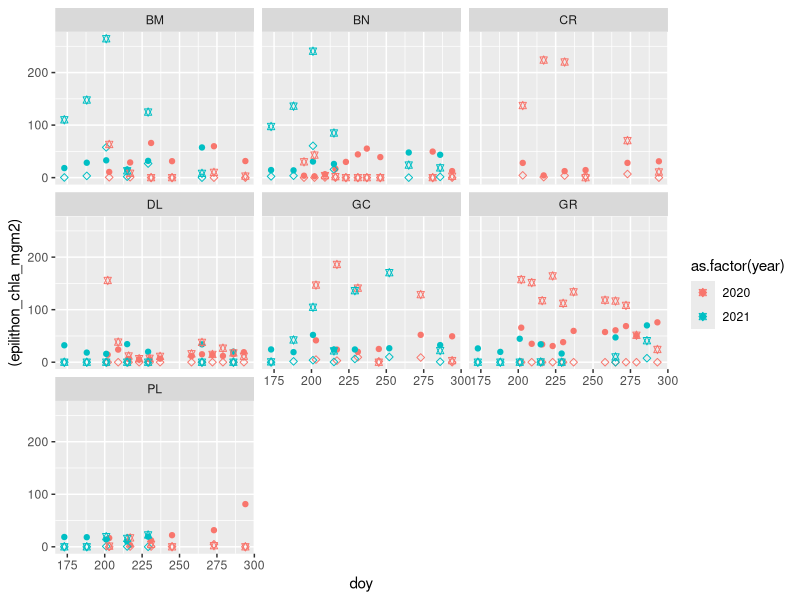
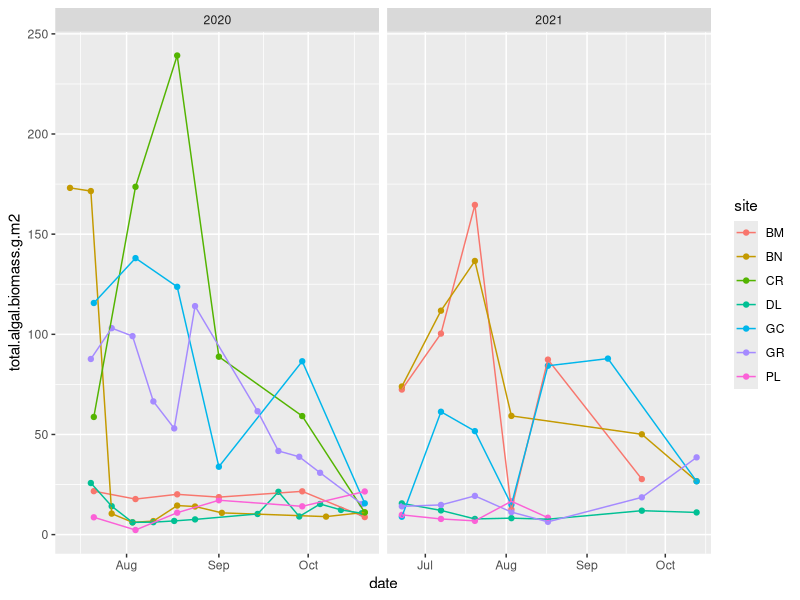
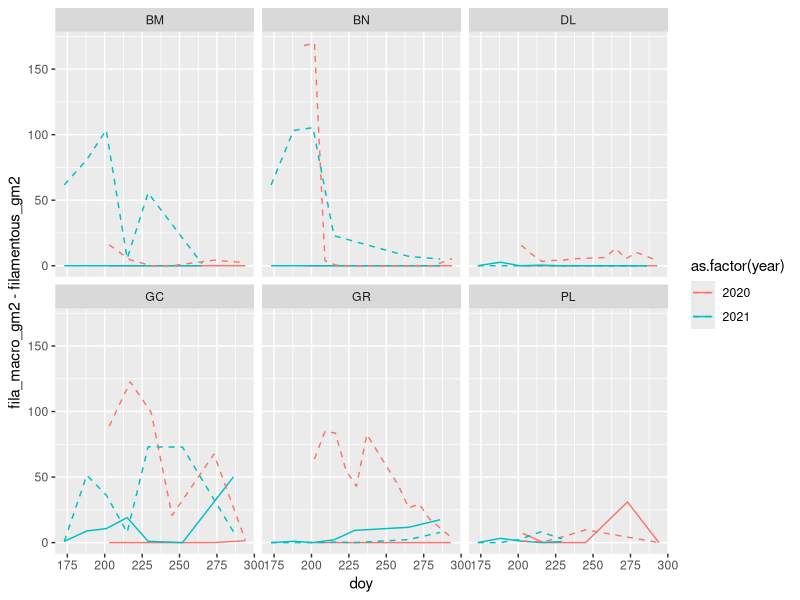

Here is the R script that generated these plots, in order: (Note: this script raises an error after producing the figures.)
# Compare UCFR metabolism data to biomass data for 2020 and 2021
# A Carter 8/2022

library(tidyverse)
library(lubridate)
setwd('C:/Users/alice.carter/git/UCFR-metabolism/')

# Biomass data:
biomass1 <- read_csv('data/biomass_data/INTEGRATED_BIOMASS_FOR_AC_RFL.csv')
biomass <- read_csv('data/biomass_data/INTEGRATED_BIOMASS_FOR_AC_RFL_EPI_ESTIMATES.csv')
mdat <- read_csv('data/biomass_data/BIOMASS_DatasetAttributes.csv')
glimpse(biomass1)


colnames(biomass) <- tolower(colnames(biomass))
unique(biomass$substrate)
bm <- biomass %>%
    mutate(date = as.Date(date, format = '%m/%d/%Y'),
           cobble = case_when(substrate == 'COBBLE' ~ 1,
                              TRUE ~ 0),
           sand = case_when(substrate == 'SAND' ~ 1,
                              TRUE ~ 0),
           gravel = case_when(substrate == 'GRAVEL' ~ 1,
                              TRUE ~ 0),
           pebble = case_when(substrate == 'PEBBLE' ~ 1,
                              TRUE ~ 0)) %>%
    select(date, site, sample, average.depth,
           cobble, sand, gravel, pebble,
           ends_with('om.area.g.m2'),
           ends_with('.chla.mg.m2.ritchie'),
           total.algal.biomass.g.m2) %>%
    select(-starts_with(c('cpom', 'fbom'))) %>%
    mutate(across(where(is.numeric),
                  ~case_when(is.na(.) ~ 0,
                             . <0 ~ 0,
                             TRUE ~ .)))

bm <- bm %>%
    rename(epilithon_gm2 = epil.om.area.g.m2,
           epilithon_chla_mgm2 = epil.chla.mg.m2.ritchie,
           epiphyton_gm2 = epip.om.area.g.m2,
           epiphyton_chla_mgm2 = epip.chla.mg.m2.ritchie,
           filamentous_gm2 = fila.om.area.g.m2,
           filamentous_chla_mgm2 = fila.chla.mg.m2.ritchie) %>%
    mutate(fila_macro_gm2 = filamentous_gm2 + macro.om.area.g.m2,
           site = case_when(site == 'BG' ~'BM',
                            site == 'WS' ~ 'PL',
                            TRUE ~ site))%>%
    select(-starts_with(c('fila.', 'epip.', 'epil.', 'macro.')),
           -total.chla.mg.m2.ritchie) %>%
    mutate(doy = as.numeric(format(date, '%j')))

bm_sum <- bm %>%
    group_by(date, site) %>%
    summarize(n_samp = n(),
              across(-n_samp, .fns = list(mean = function(x) mean(x, na.rm = T),
                                           sd = function(x) sd(x, na.rm = T)))) %>%
    select(-starts_with('sample'),
           -cobble_sd, -sand_sd, -gravel_sd, -pebble_sd) %>%
    rename(pct_cobble = cobble_mean, pct_sand = sand_mean,
           pct_gravel = gravel_mean, pct_pebble = pebble_mean) %>%
    ungroup() %>%
    mutate(year = year(date))

# pairwise_sum = function(x, y){
#     z = mapply(function(xx, yy) sum(xx, yy, na.rm=T), x, y)
#     z[is.na(x) & is.na(y)] = NA_real_
#     return(z)
# }
#
# bm_sum$filamentous_gm2 = pairwise_sum(bm_sum$epip.om.area.g.m2_mean,
#                                       bm_sum$fila.om.area.g.m2_mean)
# bm_sum$filamentous_chla_mgm2 = pairwise_sum(bm_sum$epip.chla.mg.m2.ritchie_mean,
#                                       bm_sum$fila.chla.mg.m2.ritchie_mean)
# bm_sum$filamentous_gm2_sd = sqrt(pairwise_sum(bm_sum$epip.om.area.g.m2_sd^2,
#                                       bm_sum$fila.om.area.g.m2_sd^2))
# bm_sum$filamentous_chla_mgm2_sd = sqrt(pairwise_sum(bm_sum$epip.chla.mg.m2.ritchie_sd^2,
#                                      bm_sum$fila.chla.mg.m2.ritchie_sd^2))

bm_sum <- bm_sum %>%
    filter(!is.na(site)) %>%
    rename_with(.fn = ~sub('_mean$', '', .))

ggplot(bm_sum, aes(doy, (epilithon_chla_mgm2), col = as.factor(year))) +
    geom_point() +
    geom_point(aes(y = (epiphyton_chla_mgm2)), pch = 5) +
    geom_point(aes(y = (filamentous_chla_mgm2)), pch = 11) +
    facet_wrap(.~site)

ggplot(bm_sum, aes(date, total.algal.biomass.g.m2, color = site)) +
    geom_point() +
    geom_line() +
    facet_wrap(.~year, scales = 'free_x')

filter(bm_sum, site != 'CR') %>%
ggplot(aes(doy, fila_macro_gm2 - filamentous_gm2, col = as.factor(year))) +
    geom_line() +
    geom_line(aes(y = filamentous_gm2), lty = 2) +
    facet_wrap(.~site)


write_csv(bm, 'data/biomass_data/biomass_working_data_epip.csv')
write_csv(bm_sum, 'data/biomass_data/biomass_working_data_summary_epip.csv')



# examine anomalously high chla values for fbom:

bm %>%
    filter(!is.na(site))%>%
ggplot(aes(fbom.area.g.m2*1000, fbom.chla.mg.m2.ritchie,
               col = factor(year)))+
    geom_point() +
    # geom_abline(slope = 1, intercept = 0) +
    facet_wrap(.~site, scales = 'free')
bm %>%
    filter(!is.na(site))%>%
ggplot(aes(epil.om.area.g.m2*1000, epil.chla.mg.m2.ritchie,
               col = factor(year)))+
    geom_point() +
    geom_abline(slope = .1, intercept = 0) +
    facet_wrap(.~site, scales = 'free')
bm %>%
    filter(!is.na(site))%>%
ggplot(aes(epip.om.area.g.m2*1000, epip.chla.mg.m2.ritchie,
               col = factor(year)))+
    geom_point() +
    geom_abline(slope = .1, intercept = 0) +
    facet_wrap(.~site, scales = 'free')
bm %>%
    filter(!is.na(site))%>%
ggplot(aes(fila.om.area.g.m2*1000, fila.chla.mg.m2.ritchie,
               col = factor(year)))+
    geom_point() +
    geom_abline(slope = .1, intercept = 0) +
    facet_wrap(.~site, scales = 'free')
